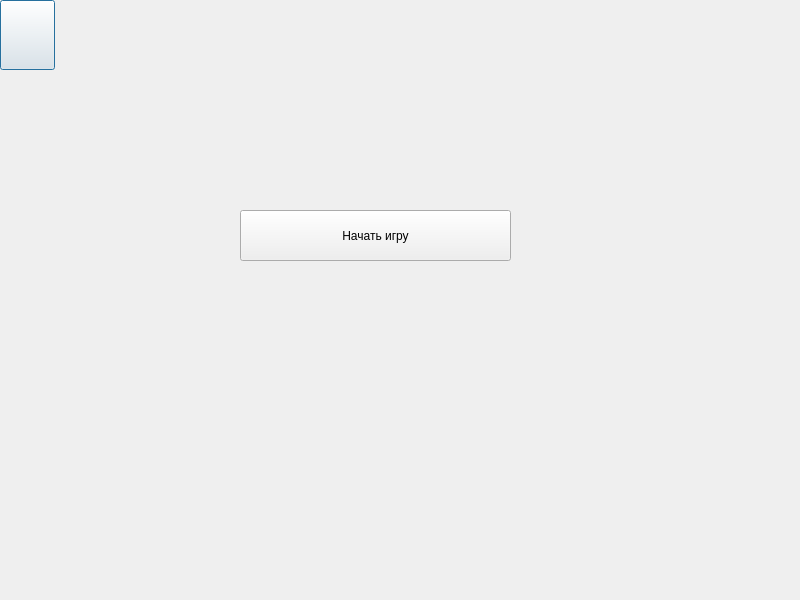
<?xml version="1.0" encoding="UTF-8"?>
<ui version="4.0">
 <class>game_nikita</class>
 <widget class="QDialog" name="game_nikita">
  <property name="geometry">
   <rect>
    <x>0</x>
    <y>0</y>
    <width>800</width>
    <height>600</height>
   </rect>
  </property>
  <property name="windowTitle">
   <string>Dialog</string>
  </property>
  <property name="autoFillBackground">
   <bool>false</bool>
  </property>
  <widget class="QPushButton" name="pushButton">
   <property name="geometry">
    <rect>
     <x>0</x>
     <y>0</y>
     <width>55</width>
     <height>70</height>
    </rect>
   </property>
   <property name="text">
    <string/>
   </property>
   <property name="icon">
    <iconset resource="winresourse.qrc">
     <normaloff>:/img/image/nikita_1.png</normaloff>:/img/image/nikita_1.png</iconset>
   </property>
   <property name="iconSize">
    <size>
     <width>60</width>
     <height>75</height>
    </size>
   </property>
  </widget>
  <widget class="QPushButton" name="pushButton_2">
   <property name="geometry">
    <rect>
     <x>240</x>
     <y>210</y>
     <width>271</width>
     <height>51</height>
    </rect>
   </property>
   <property name="text">
    <string>Начать игру</string>
   </property>
  </widget>
 </widget>
 <resources>
  <include location="winresourse.qrc"/>
 </resources>
 <connections/>
</ui>
